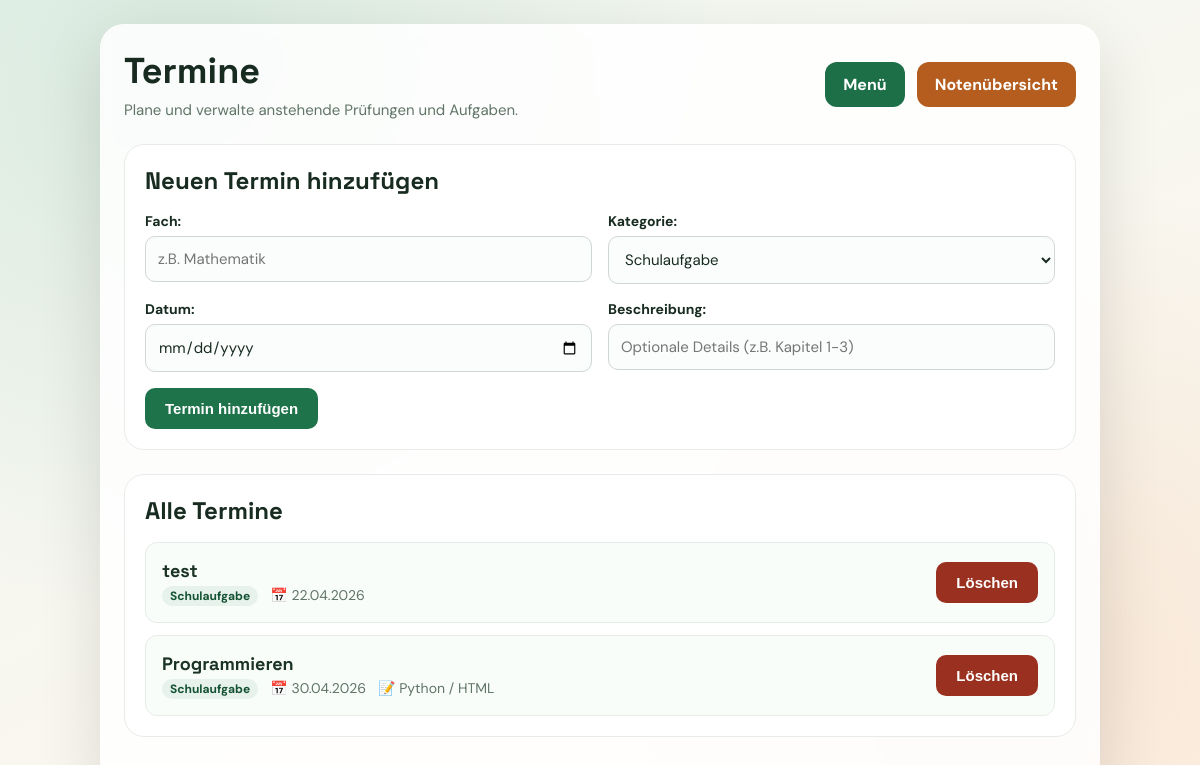
Screenshot of /termine (signed in) with the database file from the repository.
### tables this page shows
CREATE TABLE appointments (
            id INTEGER PRIMARY KEY AUTOINCREMENT,
            user_id INTEGER NOT NULL,
            title TEXT NOT NULL,
            description TEXT,
            date TEXT NOT NULL,
            category TEXT,
            FOREIGN KEY (user_id) REFERENCES users (id)
        );

### main.py (the view)
@app.route("/termine")
def termine():
    if "user_id" not in session:
        return redirect(url_for("login"))
    conn = get_connection()
    cursor = conn.cursor()
    cursor.execute("SELECT * FROM appointments WHERE user_id = ? ORDER BY date ASC", (session["user_id"],))
    appointments = cursor.fetchall()
    conn.close()
    today = datetime.now().strftime("%Y-%m-%d")
    return render_template("termine.html", appointments=appointments, today=today)

### db.py (called while the page is built)
def get_connection():
    connection = sqlite3.connect("schulmanager.db")
    connection.row_factory = sqlite3.Row
    return connection

### templates/termine.html (shortened to what this page needs)
<!DOCTYPE html>
<html lang="de">
    <head>
    </head>
    <body>
        <main class="container">
            <header class="topbar">
                <div>
                    <h1 class="title">Termine</h1>
                    <p class="subtitle">Plane und verwalte anstehende Prüfungen und Aufgaben.</p>
                </div>
                <nav class="nav" aria-label="Navigation">
                    <a class="link-btn" href="/">Menü</a>
                    <a class="link-btn alt" href="notenuebersicht">Notenübersicht</a>
                </nav>
            </header>
            <section class="panel">
                <h2>Neuen Termin hinzufügen</h2>
                <form action="/appointments/add" method="post">
                    <div class="form-grid">
                        <div>
                            <label>Fach:</label>
                            <input type="text" name="title" required placeholder="z.B. Mathematik">
                        </div>
                        <div>
                            <label>Kategorie:</label>
                            <select name="category" required>
                                <option value="Schulaufgabe">Schulaufgabe</option>
                            </select>
                        </div>
                    </div>
                    <div class="form-grid">
                        <div>
                            <label>Datum:</label>
                            <input type="date" name="date" required min="{{ today }}">
                        </div>
                        <div>
                            <label>Beschreibung:</label>
                            <input type="text" name="description" placeholder="Optionale Details (z.B. Kapitel 1-3)">
                        </div>
                    </div>
                    <button class="btn" type="submit">Termin hinzufügen</button>
                </form>
            </section>
            <section class="panel">
                <h2>Alle Termine</h2>
                {% if appointments %}
                    <ul class="appointments-list">
                        {% for appointment in appointments %}
                            <li class="appointment-item">
                                <div class="appointment-details">
                                    <h3 class="appointment-title">{{ appointment["title"] }}</h3>
                                    <div class="appointment-meta">
                                        <span class="badge">{{ appointment["category"] }}</span>
                                        <span>📅 {{ appointment["date"][8:10] }}.{{ appointment["date"][5:7] }}.{{ appointment["date"][0:4] }}</span>
                                        {% if appointment["description"] %}
                                            <span>📝 {{ appointment["description"] }}</span>
                                        {% endif %}
                                    </div>
                                </div>
                                <form action="/appointments/delete/{{ appointment['id'] }}" method="POST" style="margin: 0;">
                                    <button class="btn danger" type="submit" onclick="return confirm('Termin wirklich löschen?')">Löschen</button>
                                </form>
                            </li>
                        {% endfor %}
                    </ul>
                {% else %}
                    <p class="empty-text">Es sind noch keine Termine vorhanden.</p>
                {% endif %}
            </section>
        </main>
    </body>
</html>

### templates/termine.html (style rules this page uses)
:root { --bg-top: #f0f8f2; --bg-bottom: #fff5ec; --text: #182b20; --muted: #617468; --panel: #ffffff; --line: #e7ece9; --good: #1e734b; --danger: #9a3120; }
* { box-sizing: border-box; }
body { margin: 0; font-family: "DM Sans", "Segoe UI", sans-serif; color: var(--text); background: radial-gradient(circle at 15% 8%, rgba(34, 125, 79, 0.12), transparent 44%), radial-gradient(circle at 86% 82%, rgba(203, 118, 44, 0.12), transparent 40%), linear-gradient(155deg, var(--bg-top), var(--bg-bottom)); }
.container { width: min(1000px, 98vw); margin: 24px auto; background: rgba(255, 255, 255, 0.86); border-radius: 24px; padding: 24px; box-shadow: 0 22px 64px rgba(0, 0, 0, 0.12); backdrop-filter: blur(6px); }
.topbar { display: flex; flex-wrap: wrap; justify-content: space-between; align-items: center; gap: 16px; margin-bottom: 24px; }
.title { margin: 0; font-family: "Space Grotesk", "Segoe UI", sans-serif; font-size: clamp(28px, 4vw, 36px); }
.subtitle { margin: 6px 0 0; font-size: 15px; color: var(--muted); }
.nav { display: flex; gap: 12px; }
.link-btn { text-decoration: none; border-radius: 12px; padding: 12px 18px; font-weight: 700; color: #ffffff; background: #1d6f48; transition: transform 0.2s, box-shadow 0.2s; }
.link-btn.alt { background: #b45d1f; }
.panel { background: var(--panel); border-radius: 20px; border: 1px solid var(--line); padding: 20px; margin-bottom: 24px; }
.panel h2 { margin: 0 0 16px 0; font-family: "Space Grotesk", "Segoe UI", sans-serif; }
form label { display: block; font-size: 14px; font-weight: 700; margin-bottom: 6px; color: var(--text); }
form input, form select { width: 100%; padding: 12px; border: 1px solid #cfd8d2; border-radius: 10px; background: #fbfdfc; font-family: inherit; font-size: 15px; color: var(--text); margin-bottom: 16px; transition: border-color 0.2s; }
.form-grid { display: grid; grid-template-columns: repeat(auto-fit, minmax(200px, 1fr)); gap: 0 16px; }
.btn { border: none; border-radius: 10px; padding: 12px 20px; font-weight: 700; color: #fff; background: var(--good); cursor: pointer; font-size: 15px; transition: transform 0.2s, box-shadow 0.2s; }
.btn.danger { background: var(--danger); }
.appointments-list { list-style: none; padding: 0; margin: 0; display: flex; flex-direction: column; gap: 12px; }
.appointment-item { display: flex; flex-wrap: wrap; align-items: center; justify-content: space-between; padding: 16px; border-radius: 12px; background: #f9fdfa; border: 1px solid var(--line); gap: 16px; }
.appointment-details { display: flex; flex-direction: column; gap: 4px; }
.appointment-title { margin: 0; font-size: 18px; font-family: "Space Grotesk", "Segoe UI", sans-serif; color: #1a3324; }
.appointment-meta { font-size: 14px; color: var(--muted); display: flex; gap: 12px; flex-wrap: wrap; }
.badge { display: inline-block; padding: 2px 8px; border-radius: 12px; font-size: 12px; font-weight: 700; background: #e6f2eb; color: #145233; }

### rows the page displays
appointments: title "test", category "Schulaufgabe", date "22", date "04", date "2026"
appointments: title "Programmieren", category "Schulaufgabe", date "30", date "04", date "2026", description "Python / HTML"
